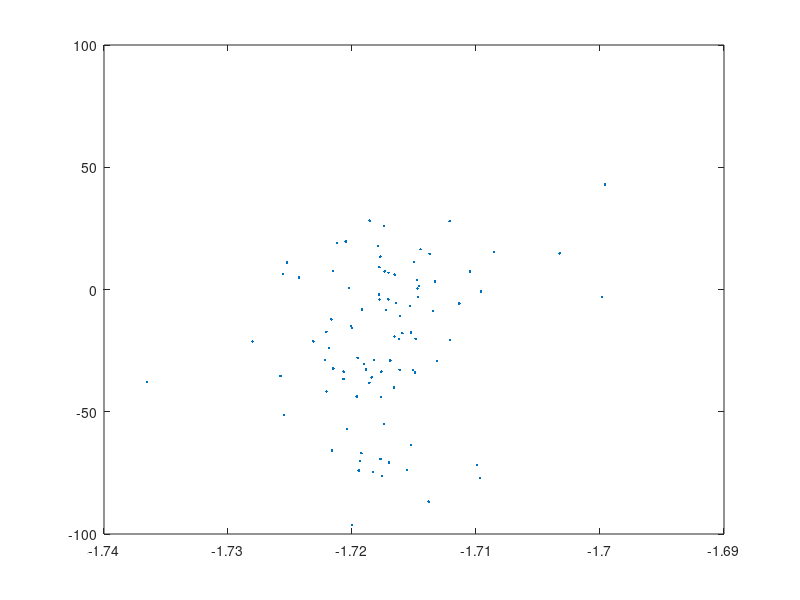

Recreate this plot in MATLAB. (Note: this script raises an error after producing the figure.)
clear all
close all
clc

load('Data_microarray.mat')
n = 10;

d = Data(:,1:2)';

plot(d(1,:),d(2,:), '.')



%net = selforgmap([1 n])
net = selforgmap([1 10],100,3, 'hextop');
net = train(net,d);
d1 = net.Iw{1}';


%%

%net = selforgmap([1 n])
net = selforgmap([1 3],100,3, 'hextop');
net = train(net,d1);
d2 = net.Iw{1}'; 

%%

hold on
plot( d1(1,:), d1(2,:), 'o')

hold on
plot( d2(1,:), d2(2,:), '*')

%%

distances = dist(d1', d2);
[~, cmdx2] = min(distances,[],2);

figure
for i = 1:3
    t = cmdx2 == i;
    plot(d1(1,:) .* t', d1(2,:) .* t', '.');
    hold on
end


distances = dist(d', d1);
[~, cmdx1] = min(distances,[],2);

figure
for i = 1:10
    t = cmdx1 == i;
    plot(d(1,:) .* t', d(2,:) .* t', '.');
    hold on
end


%%


figure
for i = 1:3
    t =  cmdx2(cmdx1) == i;
    plot(d(1,:) .* t', d(2,:) .* t', '.');
    xlim([-1.74 -1.695])
    hold on
end







